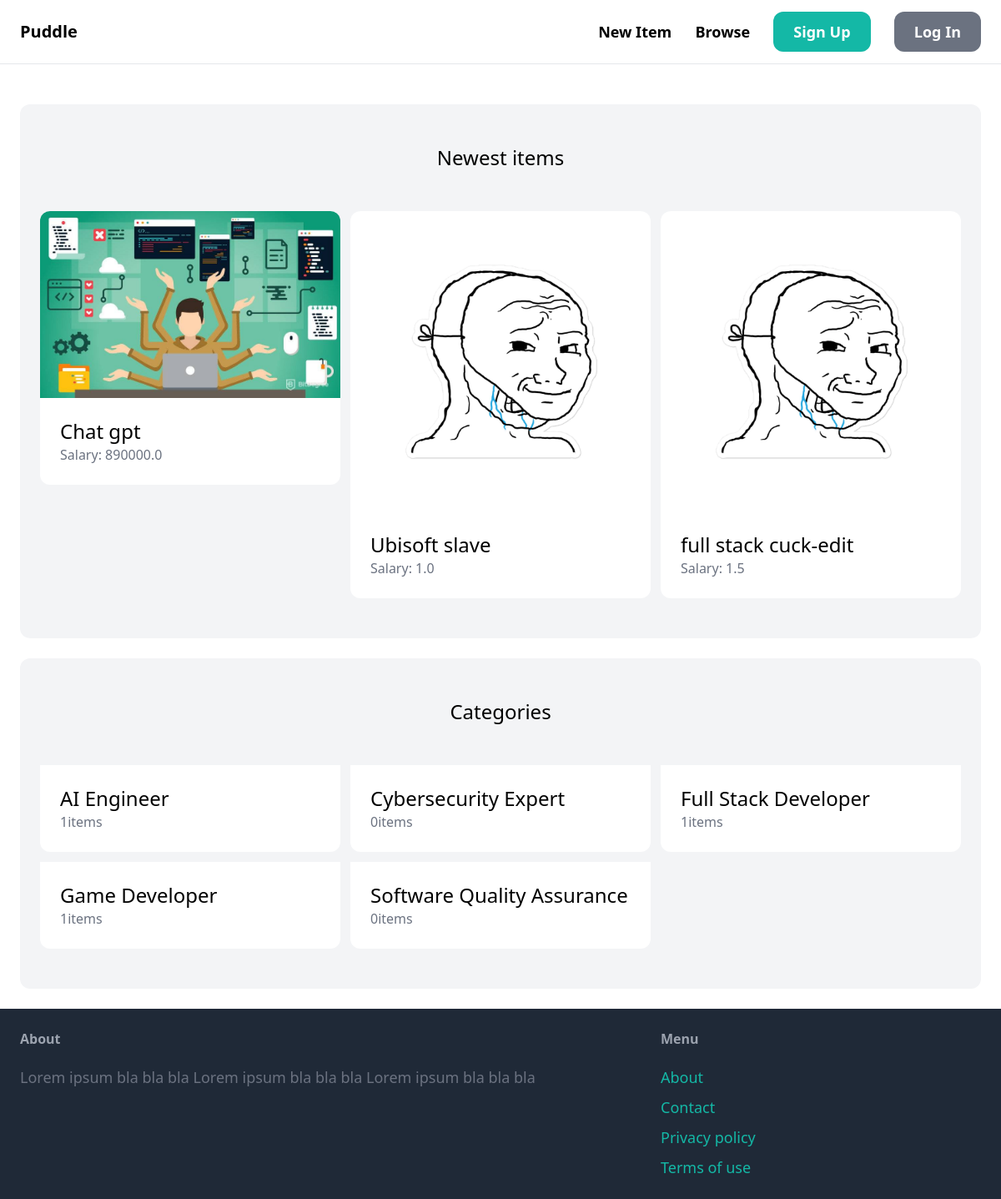
/, run on an earlier commit of the app's database.
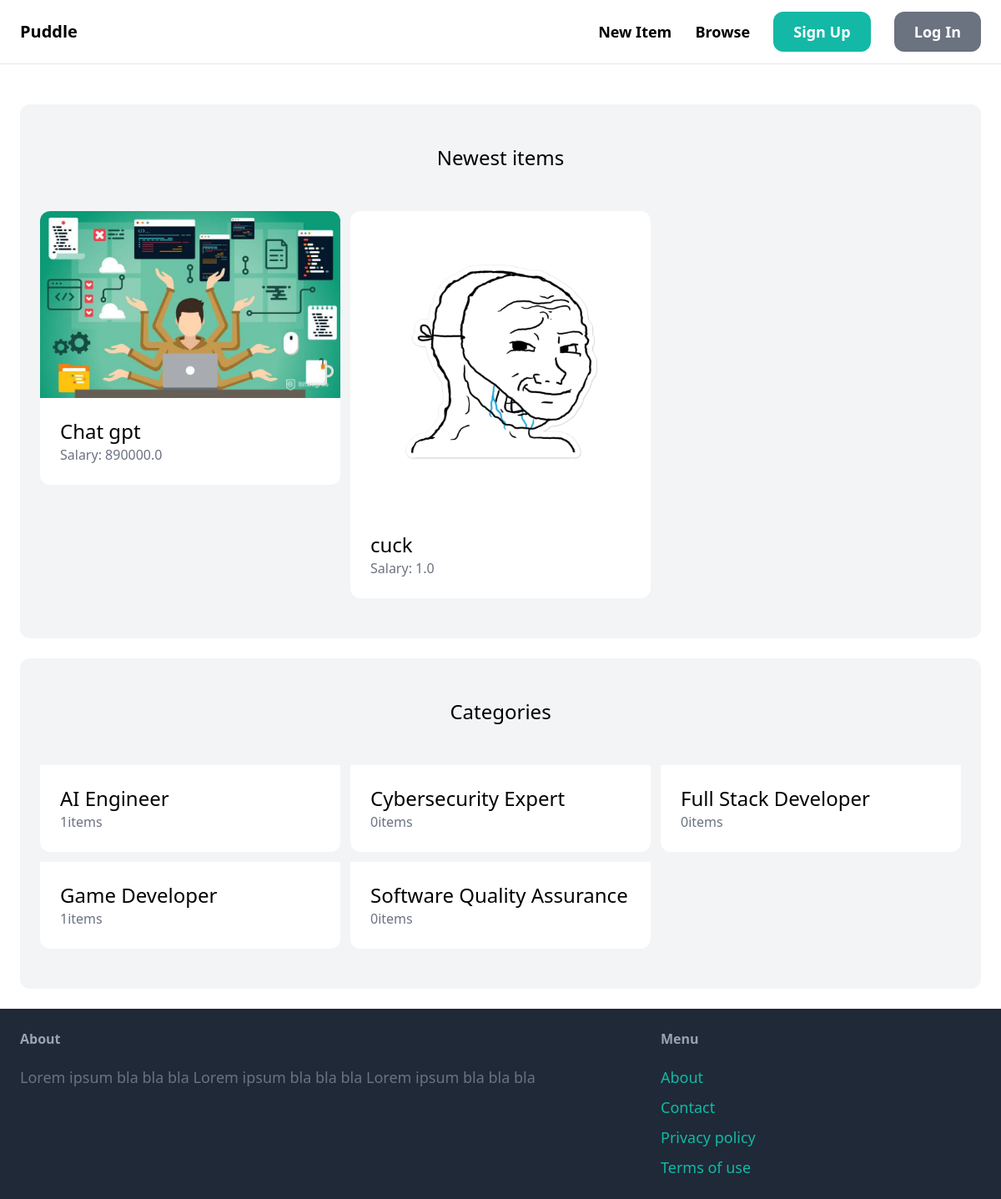
And on a later commit of the database.
### item/models.py (models this page shows, shortened)
class Item(models.Model):
    category = models.ForeignKey(Category, related_name='items', on_delete=models.CASCADE)
    name = models.CharField(max_length=255)
    description = models.TextField(blank=True, null=True)
    salary = models.FloatField()
    image = models.ImageField(upload_to="item_images", blank=True, null=True)
    created_by = models.ForeignKey(User, related_name='items', on_delete=models.CASCADE)
    created_at = models.DateTimeField(auto_now_add=True)

class Category(models.Model):
    name = models.CharField(max_length=255)
    class Meta:
        ordering = ('name',)
        verbose_name_plural = "Categories"

### core/views.py (the view)
# urls.py: path('', views.index, name='index'),
def index(request):
    items = Item.objects.all()[0:6]
    categories = Category.objects.all()
    return render(request, 'core/index.html', {
        'categories': categories,
        'items': items,
    })

### core/templates/core/index.html (shortened to what this page needs)
{% extends 'core/base.html' %}
{% block content %}
    <div class='mt-6 px-6 py-12 bg-gray-100 rounded-xl'>
        <h2 class='mb-12 text-2xl text-center'>Newest items</h2>
        <div class="grid grid-cols-3 gap-3">
            {% for item in  items %}
                <div>
                    <a href="{% url 'item:detail' item.id %}">
                        <div>
                            <img src="{{ item.image.url }}" class="rounded-t-xl">
                        </div>
                        <div class="p-6 bg-white rounded-b-xl">
                            <h2 class="text-2xl">{{ item.name }}</h2>
                            <p class="text-gray-500">Salary: {{ item.salary }}</p>
                        </div>
                    </a>
                </div>
            {% endfor %}
        </div>
    </div>
    <div class='mt-6 px-6 py-12 bg-gray-100 rounded-xl'>
        <h2 class='mb-12 text-2xl text-center'>Categories</h2>
        <div class="grid grid-cols-3 gap-3">
            {% for category in categories %}
                <div>
                    <a href="#">
                        <div class="p-6 bg-white rounded-b-xl">
                            <h2 class="text-2xl">{{ category.name }}</h2>
                            <p class="text-gray-500">{{ category.items.count }}items</p>
                        </div>
                    </a>
                </div>
            {% endfor %}
        </div>
    </div>
{% endblock %}

What changed in the data, as far as the page shows it:
removed Item: image (placeholder picture), name "Ubisoft slave", salary "1.0"
removed Item: image (placeholder picture), name "full stack cuck-edit", salary "1.5"
added Item: image (placeholder picture), name "cuck", salary "1.0"
computed for Category "Full Stack Developer": items.count "1" → "0"
